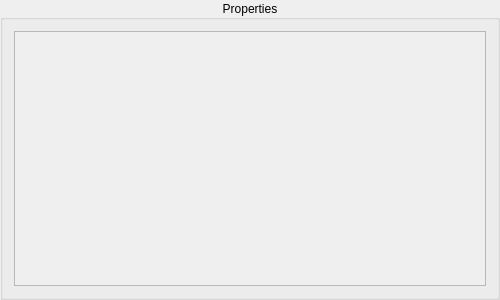
<?xml version="1.0" encoding="UTF-8"?>
<ui version="4.0">
 <class>Form</class>
 <widget class="QGroupBox" name="Form">
  <property name="geometry">
   <rect>
    <x>0</x>
    <y>0</y>
    <width>500</width>
    <height>300</height>
   </rect>
  </property>
  <property name="windowTitle">
   <string>Form</string>
  </property>
  <property name="title">
   <string>Properties</string>
  </property>
  <property name="alignment">
   <set>Qt::AlignCenter</set>
  </property>
  <layout class="QVBoxLayout" name="verticalLayout">
   <property name="spacing">
    <number>10</number>
   </property>
   <item>
    <widget class="QScrollArea" name="scrollArea">
     <property name="widgetResizable">
      <bool>true</bool>
     </property>
     <widget class="QWidget" name="scrollAreaWidgetContents">
      <property name="geometry">
       <rect>
        <x>0</x>
        <y>0</y>
        <width>478</width>
        <height>257</height>
       </rect>
      </property>
      <property name="minimumSize">
       <size>
        <width>0</width>
        <height>100</height>
       </size>
      </property>
      <layout class="QVBoxLayout" name="verticalLayout_2">
       <property name="spacing">
        <number>12</number>
       </property>
       <item>
        <widget class="QLabel" name="title_label">
         <property name="styleSheet">
          <string notr="true">font: 22pt;</string>
         </property>
         <property name="text">
          <string/>
         </property>
         <property name="wordWrap">
          <bool>true</bool>
         </property>
        </widget>
       </item>
       <item>
        <widget class="QLabel" name="description_label">
         <property name="text">
          <string/>
         </property>
        </widget>
       </item>
       <item>
        <widget class="QLabel" name="properties_info_label">
         <property name="styleSheet">
          <string notr="true">font: 15pt;
                        </string>
         </property>
         <property name="text">
          <string/>
         </property>
         <property name="wordWrap">
          <bool>true</bool>
         </property>
        </widget>
       </item>
       <item>
        <layout class="QFormLayout" name="properties_layout">
         <property name="horizontalSpacing">
          <number>60</number>
         </property>
         <property name="verticalSpacing">
          <number>5</number>
         </property>
        </layout>
       </item>
       <item>
        <widget class="QLabel" name="other_properties_info_label">
         <property name="styleSheet">
          <string notr="true">font:15pt;</string>
         </property>
         <property name="text">
          <string/>
         </property>
         <property name="wordWrap">
          <bool>true</bool>
         </property>
        </widget>
       </item>
       <item>
        <layout class="QFormLayout" name="other_properties_layout">
         <property name="horizontalSpacing">
          <number>60</number>
         </property>
         <property name="verticalSpacing">
          <number>5</number>
         </property>
        </layout>
       </item>
       <item>
        <spacer name="verticalSpacer">
         <property name="orientation">
          <enum>Qt::Vertical</enum>
         </property>
         <property name="sizeHint" stdset="0">
          <size>
           <width>20</width>
           <height>40</height>
          </size>
         </property>
        </spacer>
       </item>
      </layout>
     </widget>
    </widget>
   </item>
  </layout>
 </widget>
 <resources/>
 <connections/>
</ui>
